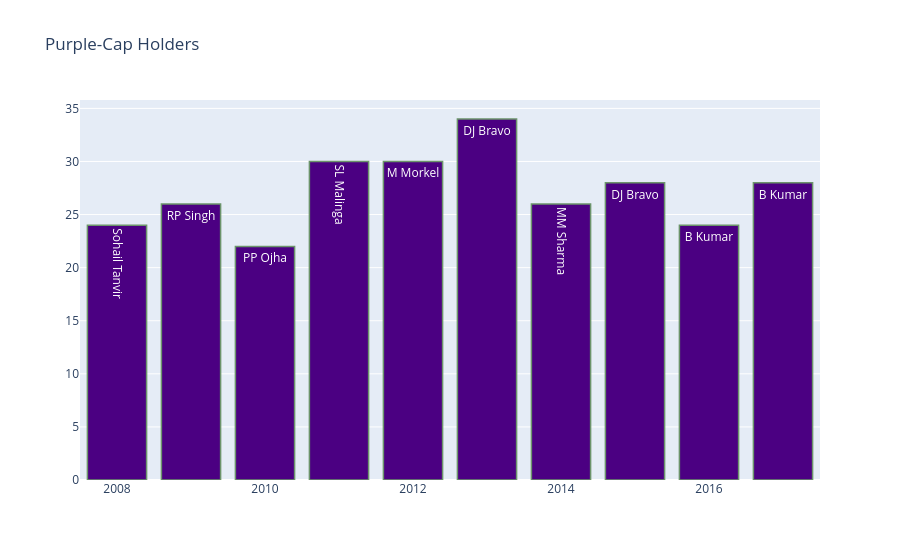

The cell this chart's notebook holds for it:
### Code cell
trace1 = go.Bar(
x = purple['season'].values,
y = purple['count_wickets'].values,
name = 'Total Matches',
text = purple['bowler'].values,
marker = dict(
    color = 'rgb(75, 0, 130)',
    line = dict(
        color = 'rgb(108, 148, 107)',
        width = 1.5
    )
),
    opacity = 1
)
layout = go.Layout(
    title = 'Purple-Cap Holders',
)
data = [trace1]
fig = go.Figure(data = data, layout = layout)
py.iplot(fig, filename = 'stacked-bar')

### Figure 1 — Plotly figure (JSON) as saved in the notebook; plotly's stock layout.template omitted (floating-point values rounded to 4 significant figures)
{"data": [{"marker": {"color": "rgb(75, 0, 130)", "line": {"color": "rgb(108, 148, 107)", "width": 1.5}}, "name": "Total Matches", "opacity": 1, "text": ["Sohail Tanvir", "RP Singh", "PP Ojha", "SL Malinga", "M Morkel", "DJ Bravo", "MM Sharma", "DJ Bravo", "B Kumar", "B Kumar"], "type": "bar", "x": [2008, 2009, 2010, 2011, 2012, 2013, 2014, 2015, 2016, 2017], "y": [24, 26, 22, 30, 30, 34, 26, 28, 24, 28]}], "layout": {"title": {"text": "Purple-Cap Holders"}}}
